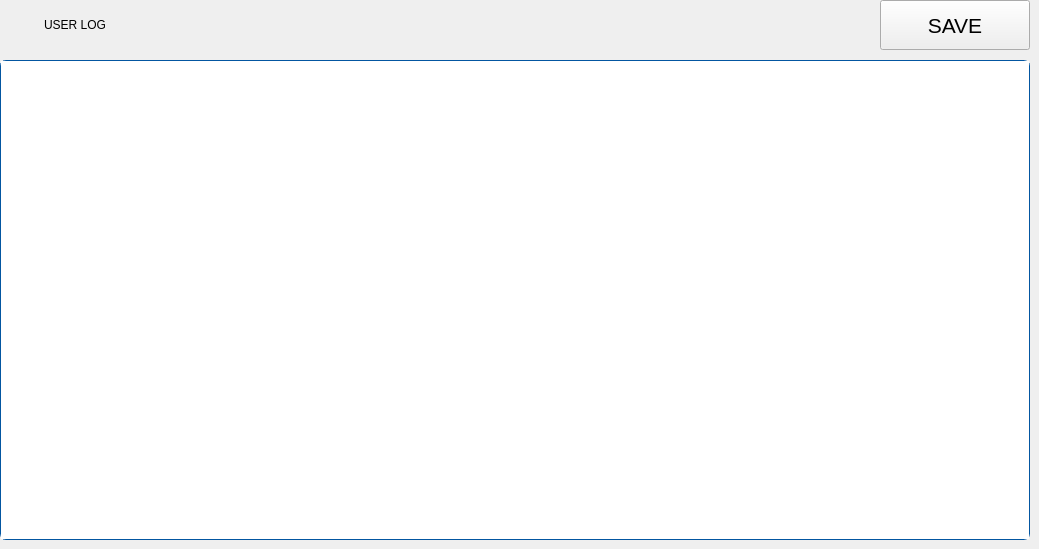
     <widget class="QWidget" name="log_page">
      <widget class="QPushButton" name="logsave_button">
       <property name="geometry">
        <rect>
         <x>880</x>
         <y>0</y>
         <width>150</width>
         <height>50</height>
        </rect>
       </property>
       <property name="font">
        <font>
         <family>Arial</family>
         <pointsize>16</pointsize>
        </font>
       </property>
       <property name="styleSheet">
        <string notr="true">            QPushButton{border-width: 2px; border-radius: 10px; background-color: rgb(3, 86, 161); color: rgb(255,255,255);}
            QPushButton:pressed{border-width: 2px; border-radius: 10px; background-color: rgb(180 , 180, 180); color: rgb(0,0,0); }
font: 14pt &quot;Arial&quot;;

</string>
       </property>
       <property name="text">
        <string>SAVE</string>
       </property>
      </widget>
      <widget class="QListView" name="log_listview">
       <property name="geometry">
        <rect>
         <x>0</x>
         <y>60</y>
         <width>1030</width>
         <height>480</height>
        </rect>
       </property>
       <property name="font">
        <font>
         <family>Arial</family>
         <pointsize>16</pointsize>
         <weight>50</weight>
         <italic>false</italic>
         <bold>false</bold>
        </font>
       </property>
       <property name="styleSheet">
        <string notr="true">font: 16pt &quot;Arial&quot;;
border:1px solid rgb(3, 86, 161);
border-radius: 6px;
</string>
       </property>
      </widget>
      <widget class="QLabel" name="label_6">
       <property name="geometry">
        <rect>
         <x>0</x>
         <y>0</y>
         <width>150</width>
         <height>50</height>
        </rect>
       </property>
       <property name="styleSheet">
        <string notr="true">font: 16pt &quot;Arial&quot;;</string>
       </property>
       <property name="text">
        <string>USER LOG</string>
       </property>
       <property name="alignment">
        <set>Qt::AlignCenter</set>
       </property>
      </widget>
      <zorder>log_listview</zorder>
      <zorder>logsave_button</zorder>
      <zorder>label_6</zorder>
     </widget>
